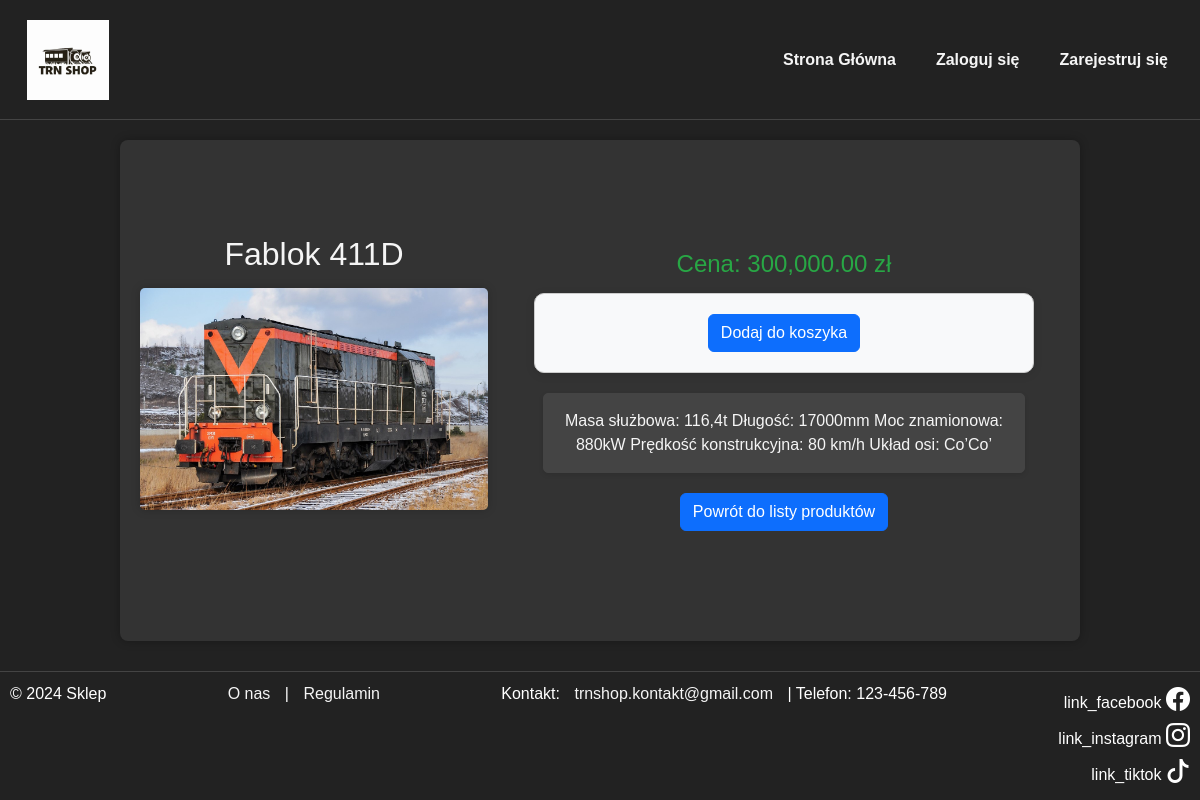
Screenshot of /produkt_strona.php?id_produktu=4 with the database file from the repository.
### tables this page shows
CREATE TABLE `produkty` (
  `id` int(11) NOT NULL,
  `nazwa` varchar(50) NOT NULL,
  `cena` decimal(10,0) NOT NULL,
  `id_kategoria` int(11) NOT NULL,
  `opis` text NOT NULL
);

### produkt_strona.php (the view, shortened to what this page needs)
<?php
    $conn = new mysqli("127.0.0.1", "szefkacpaSQL", "x2J2_6iX$9_#T5", "szefkacpa3");
    $id = isset($_GET["id_produktu"]) ? (int)$_GET["id_produktu"] : 0;
    $result = $conn->prepare('SELECT * FROM produkty WHERE id = ?');
    $result->bind_param('i', $id);
    $result->execute();
    $q_result = $result->get_result();
    if ($q_result->num_rows > 0) {
        $produkt = $q_result->fetch_assoc();
    } else {
        header("Location: index.php?message=Produkt%20nie%20znaleziony");
        exit();
    }
?>
<!DOCTYPE html>
<html lang="pl">
    <head>
        <link href="https://cdn.jsdelivr.net/npm/bootstrap@5.3.0-alpha1/dist/css/bootstrap.min.css" rel="stylesheet">
        <link href="https://cdn.jsdelivr.net/npm/bootstrap-icons/font/bootstrap-icons.css" rel="stylesheet">
        <link href="styl_1.css" rel="stylesheet">
    </head>
    <body>
        <nav class="navbar navbar-expand-lg navbar-dark">
            <div class="container-fluid">
                <a class="navbar-brand" href="index.php">
                    <img src="logo.jpg" alt="Logo Sklepu">
                </a>
                <div class="collapse navbar-collapse">
                    <ul class="navbar-nav ms-auto">
                        <li class="nav-item">
                            <a class="menu_button nav-link btn btn-outline-light" href="index.php">Strona Główna</a>
                        </li>
                        <?php
                            if(!isset($_SESSION["id"])) {
                                echo "<li class='nav-item'> <a class='menu_button nav-link btn btn-outline-primary' id='do_logowania' href='logowanie.php'>Zaloguj się</a> </li>";
                                echo "<li class='nav-item'> <a class='menu_button nav-link btn btn-outline-primary' id='do_rejestracji' href='rejestracja.php'>Zarejestruj się</a> </li>";
                            }elseif($_SESSION["id"]!=0){
                                echo "<li class='nav-item'> <a class='menu_button nav-link btn btn-outline-primary' id='do_panelu_klienta' href='panel_klienta.php'>Twoje konto</a> </li>";
                            }elseif($_SESSION["id"]=0){
                                echo "<li class='nav-item'> <a class='menu_button nav-link btn btn-outline-primary' id='do_panelu_administratora' href='admin.php'>Panel administratora</a> </li>";
                            }
                        ?>
                    </ul>
                </div>
            </div>
        </nav>
        <div class="container">
            <div class="main-content">
                <div class="image-section">
                    <h1><?php echo htmlspecialchars($produkt['nazwa']); ?></h1>
                    <img src="zdjecia_prod/<?php echo htmlspecialchars($produkt['id']);?>.jpg" alt="<?php echo htmlspecialchars($produkt['nazwa']); ?>">
                </div>
                <div class="product-info">
                    <h2>Cena: <?php echo number_format($produkt['cena'], 2); ?> zł</h2>
                    <form method="POST" action="dodaj_do_koszyka.php">
                        <button type="submit" class="btn btn-primary">Dodaj do koszyka</button>
                    </form>
                    <p><?php echo htmlspecialchars($produkt['opis']); ?></p>
                    <a href="index.php" class="btn btn-primary">Powrót do listy produktów</a>
                </div>
            </div>
        </div>
        <footer>
            <div>© 2024 Sklep</div>
            <div>
                <a href="o_nas.php">O nas</a>
                |
                <a href="regulamin.php">Regulamin</a></div>
            <p>Kontakt: <a href="mailto:trnshop.kontakt@gmail.com">trnshop.kontakt@gmail.com</a> | Telefon: 123-456-789</p>
            <div class="social-icons">
                <div><span>link_facebook</span> <i class="bi bi-facebook"></i></div>
                <div><span>link_instagram</span> <i class="bi bi-instagram"></i></div>
                <div><span>link_tiktok</span> <i class="bi bi-tiktok"></i></div>
            </div>
        </footer>
    </body>
</html>

### styl_1.css (style rules this page uses)
body { font-family: Arial, sans-serif; margin: 0; padding: 0; min-height: 100vh; display: flex; flex-direction: column; }
.navbar { background-color: #222; height: 120px; }
.navbar a { color: white; font-weight: bold; padding: 10px 15px; }
.navbar-brand img { height: 80px; }
.navbar-nav .nav-item .nav-link { color: #f5f5f5; padding: 10px 15px; }
.container { flex: 1; display: flex; justify-content: center; align-items: center; padding-top: 0px; padding-right: 40px; padding-bottom: 50px; padding-left: 40px; background-color: #fff; }
footer { background-color: #222; color: white; padding: 20px; display: flex; justify-content: space-between; border-top: 1px solid #444; }
footer .social-icons { display: flex; flex-direction: column; align-items: flex-end; }
footer .social-icons i { font-size: 24px; margin: 5px 0; color: white; }
footer a { color: #f5f5f5; text-decoration: none; margin: 0 10px; }
.menu_button { margin: 5px; }
form { margin: 15px auto; width: 500px; padding: 20px; border: 1px solid #ccc; border-radius: 10px; background-color: #f8f9fa; box-shadow: 0 2px 10px rgba(0, 0, 0, 0.1); }
.product-info { padding: 15px; text-align: center; }

### produkt_strona.php (style rules this page uses)
body { background-color: #222; color: #f5f5f5; font-family: Arial, sans-serif; }
.container { width: 80%; margin: auto; background: #333; padding: 20px; box-shadow: 0px 0px 10px rgba(0, 0, 0, 0.3); border-radius: 8px; }
.image-section { float: left; width: 40%; padding-right: 20px; }
.image-section img { width: 100%; border-radius: 5px; box-shadow: 0px 0px 10px rgba(0, 0, 0, 0.2); }
.product-info { float: left; width: 60%; color: #f5f5f5; }
.product-info h2 { color: #28a745; font-size: 24px; }
.product-info p { padding: 15px; border: 1px solid #444; border-radius: 5px; background-color: #444; / color: #f5f5f5; box-shadow: 0 2px 5px rgba(0, 0, 0, 0.1); margin: 20px; }
footer a { color: #f5f5f5; text-decoration: none; margin: 0 10px; }
footer { text-align: center; padding: 10px; background-color: #222; margin-top: 30px; border-top: 1px solid #444; }
.social-icons i { font-size: 24px; color: #ccc; margin: 0 10px; }
.navbar { background-color: #222; border-bottom: 1px solid #444; margin-bottom: 20px; }
.navbar-brand img { max-height: 80px; }
.navbar-nav .nav-item .nav-link { color: #f5f5f5; font-weight: bold; padding: 10px 15px; }
.menu_button { font-size: 16px; }
.image-section h1 { text-align: center; font-size: 2em; color: #f5f5f5; margin-bottom: 15px; }

### rows the page displays
produkty: nazwa "Fablok 411D", cena "300,000.00", opis "Masa służbowa: 116,4t Długość: 17000mm Moc znamionowa: 880kW Prędkość konstrukcyjna: 80 km/h Układ osi: Co’Co’"
